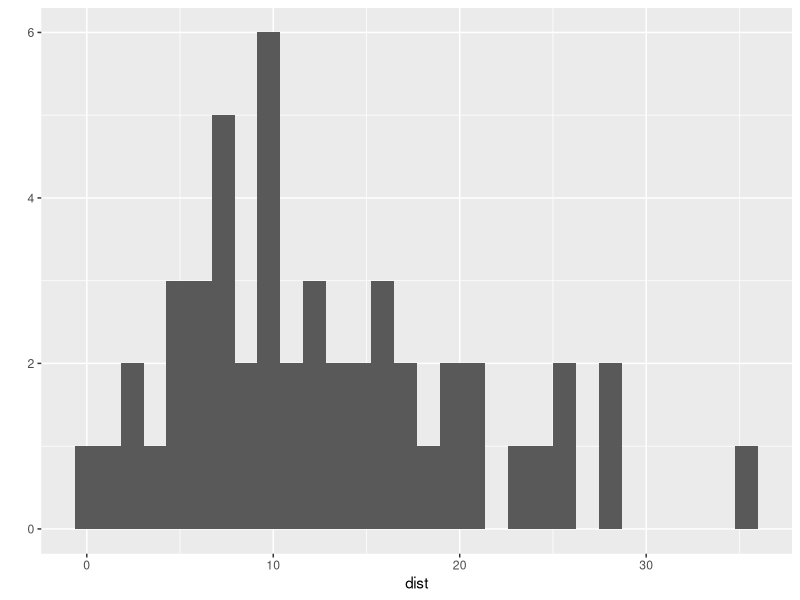
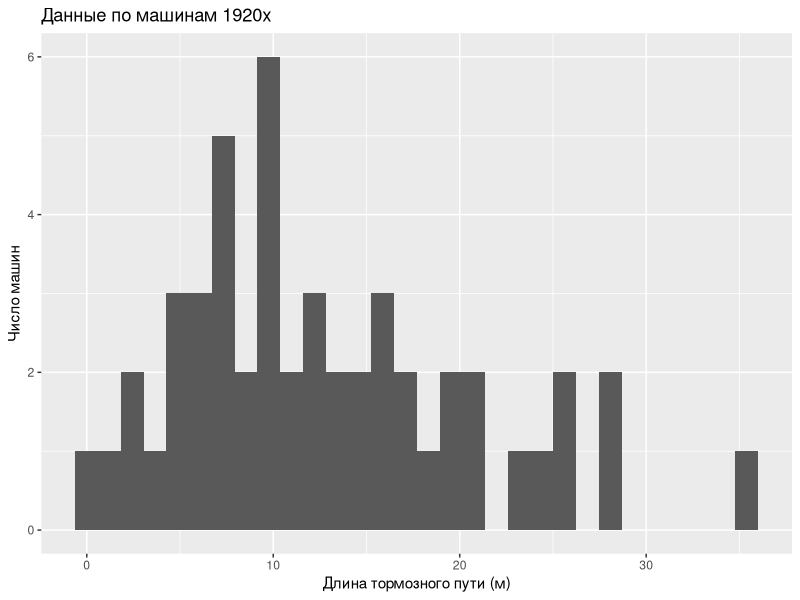
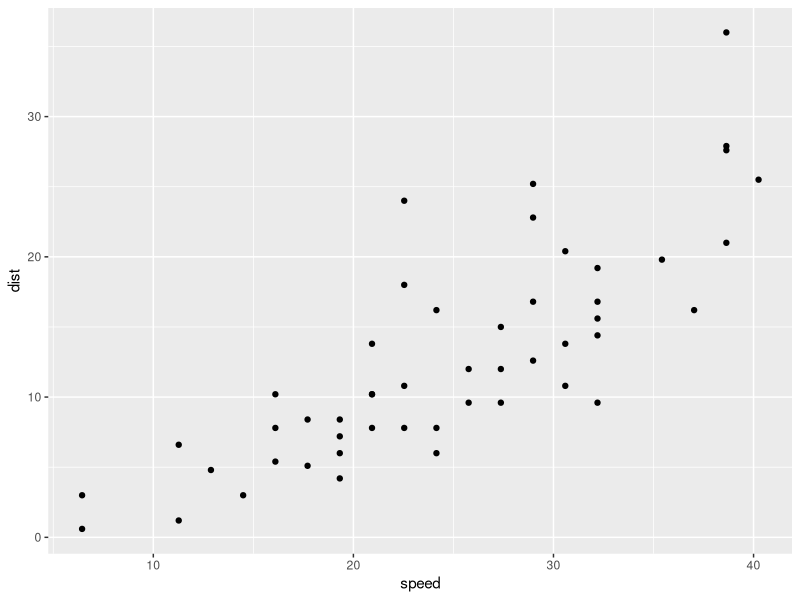
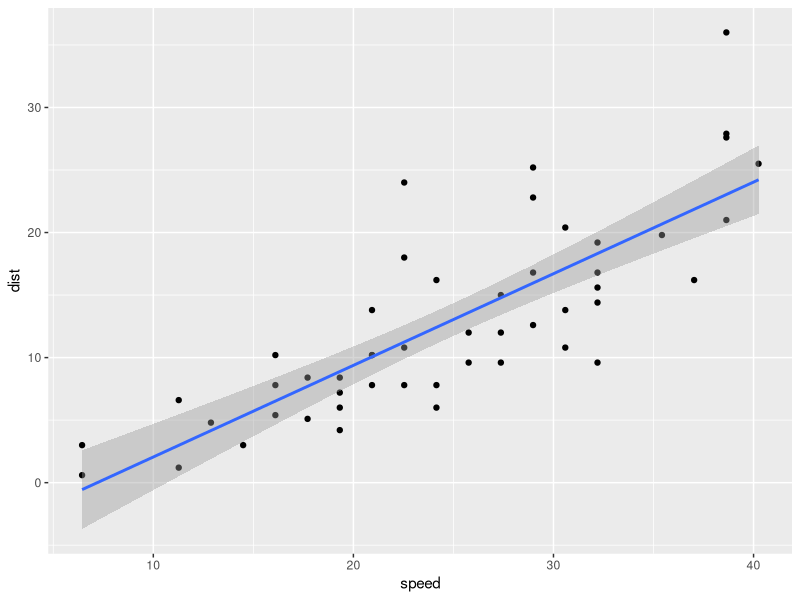
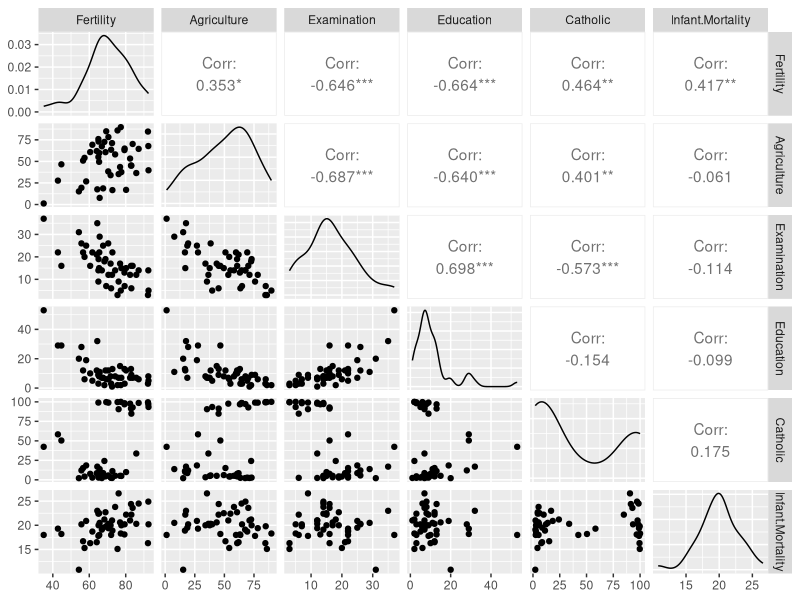

Source code (R) for these figures, in order:
library("psych") # описательные статистики
library("dplyr") # манипуляции с данными
library("ggplot2") # графики
library("GGally") # еще графики

d <- cars # встроенный набор данных по машинам
glimpse(d) # что там?
help(cars) # справка. действует для встроенных наборов данных
head(d) # начало таблички d (первые 6 строк)
tail(d) # хвостик таблички d
describe(d) # среднее, мода, медиана и т.д.
ncol(d) # число столбцов
nrow(d) # число строк
str(d) # структура (похоже на glimpse)

# среднее арифметическое
mean(d$speed)

# создадим новую переменные и поместим их все в табличку d2
d2 <- mutate(d, speed=1.61*speed, 
             dist=0.3*dist, ratio=dist/speed)
glimpse(d2)

# графики
qplot(data=d2,dist)
qplot(data=d2,dist,xlab="Длина тормозного пути (м)",
      ylab="Число машин",main="Данные по машинам 1920х")

qplot(data=d2,speed,dist)

# оценим модель парной регрессии y_i = \beta_1 + \beta_2 x_i + \varepsilon_i
model <- lm(data=d2, dist~speed)
model

coef(model) # оценки бет
residuals(model) # остатки (эпсилон с крышкой)
y_hat <- fitted(model) # прогнозы (игрек с крышкой)
y <- d2$dist # значения зависимой переменной

RSS <- deviance(model) # так называют RSS
TSS <- sum((y-mean(y))^2) # TSS
TSS
R2 <- 1-RSS/TSS
R2
cor(y,y_hat)^2 # квадрат выборочной корреляции

X <- model.matrix(model) # матрица регрессоров
X

# создаем новый набор данных
nd <- data.frame(speed=c(40,60))
nd

# прогнозируем
predict(model,nd)

# добавляем на график линию регрессии
qplot(data=d2,speed,dist) + stat_smooth(method="lm")

#######################
t <- swiss # встроенный набор данных по Швейцарии
help(swiss)
glimpse(t)
describe(t)
ggpairs(t) # все диаграммы рассеяния на одном графике

# множественная регрессия
model2 <- lm(data=t,
             Fertility~Agriculture+Education+Catholic)
coef(model2) # оценки бет
fitted(model2) # прогнозы
residuals(model2) # остатки
deviance(model2) # RSS

report <- summary(model2)
report
report$r.squared # R^2

# второй способ расчета R^2
cor(t$Fertility,fitted(model2))^2

# создаем новый набор данных
nd2 <- data.frame(Agriculture=0.5,Catholic=0.5,
                  Education=20)
# прогнозируем
predict(model2,nd2)